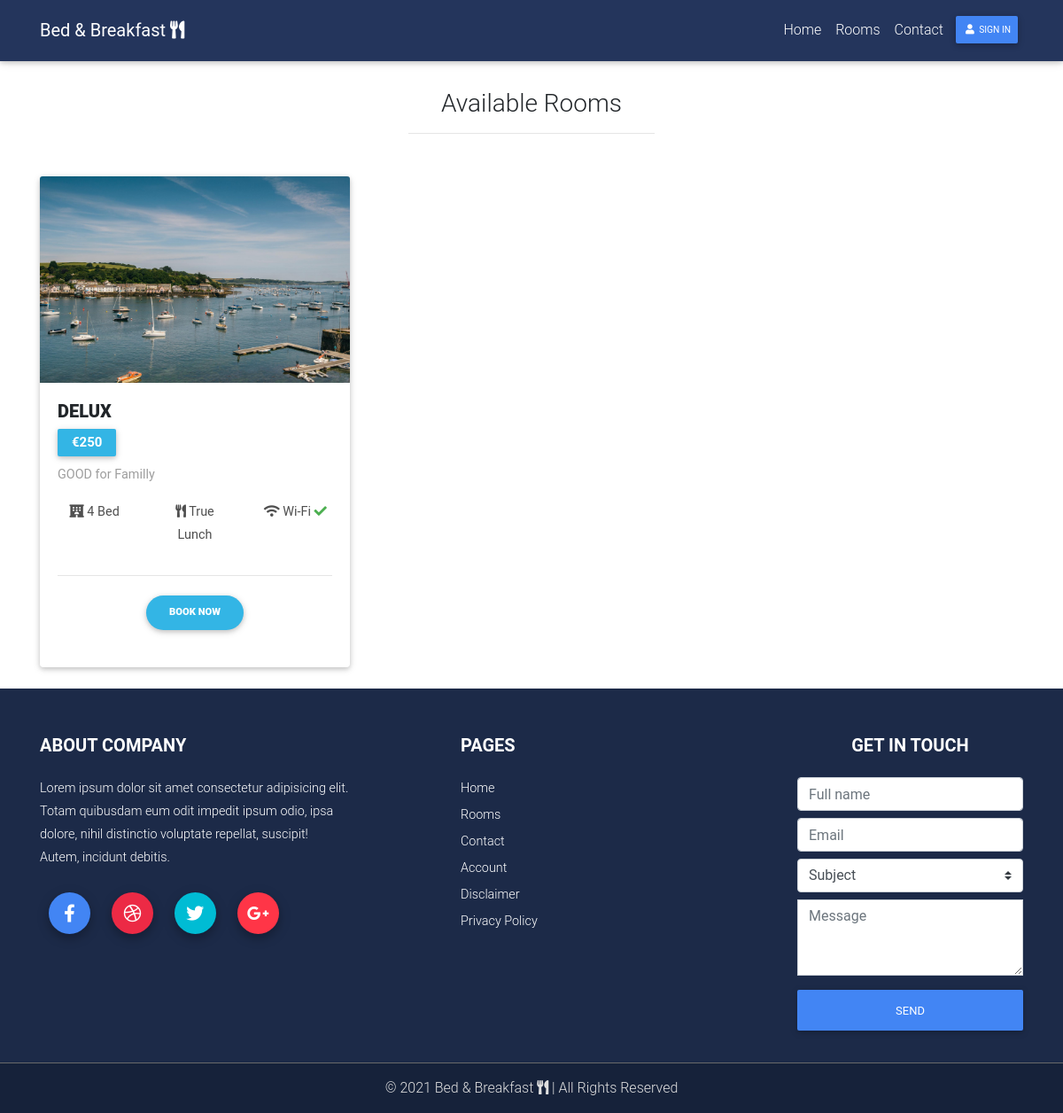
Before: /rooms with the older database file.
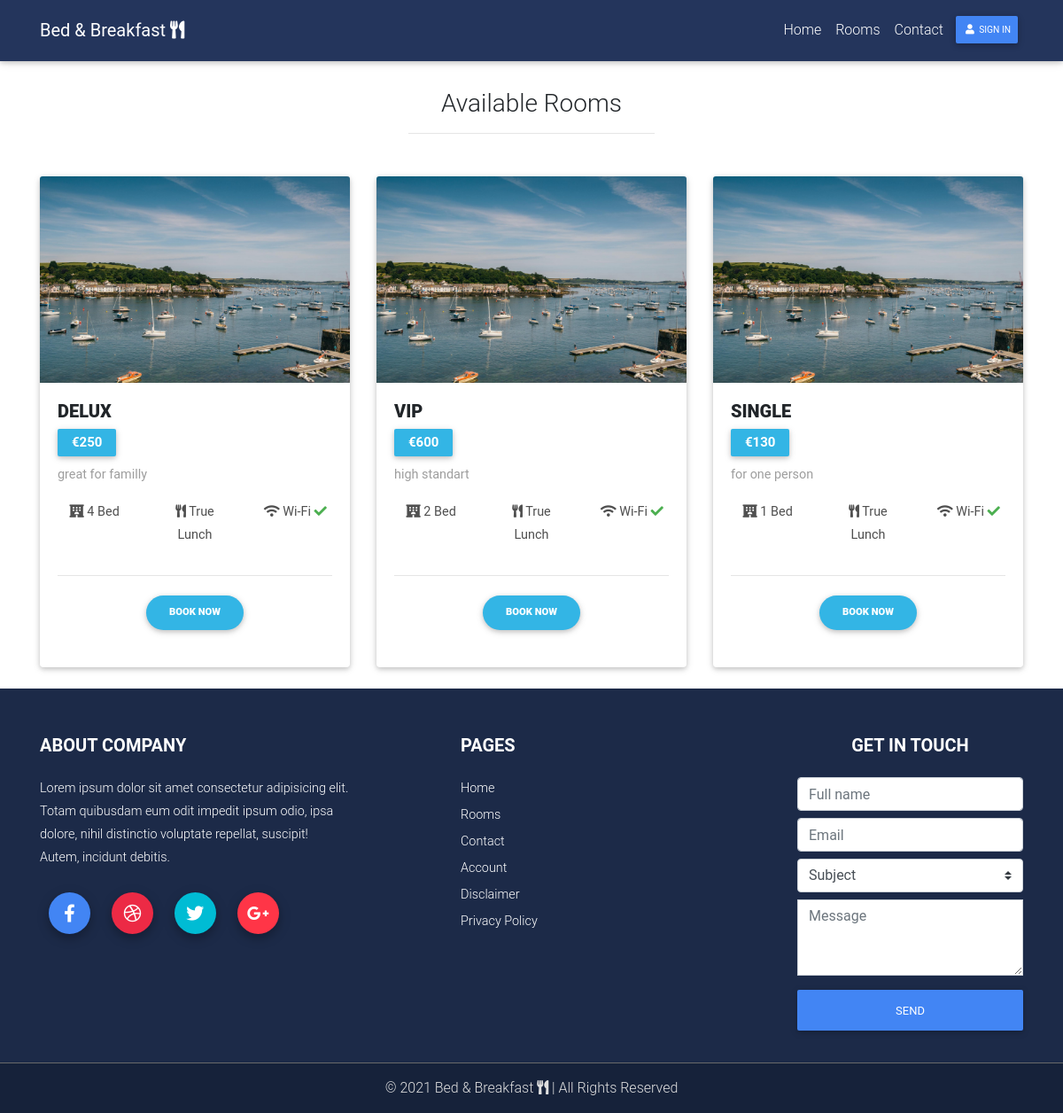
After: the same page with the newer database file.
### src/models.py (models this page shows)
class Rooms(db.Model):
	id = db.Column(db.Integer, primary_key=True)
	title = db.Column(db.String(100))
	description = db.Column(db.Text)
	thumb = db.Column(db.String(225))
	price = db.Column(db.Integer)
	bed = db.Column(db.Integer)
	lunch = db.Column(db.Boolean(), default=False)
	wifi = db.Column(db.Boolean(), default=False)

### src/views.py (the view)
@views.route("/rooms")
def rooms():
	rooms = Rooms.query.all()
	return render_template("rooms.html", user=current_user, room=rooms)

### src/templates/rooms.html (shortened to what this page needs)
{% extends "base.html" %}
{% block content %}
<div class="container" style="margin-top: 100px;">
   <h3 class="text-center">Available Rooms</h3>
   <hr class="mx-auto w-25 mb-5">
   <div class="row">
   {% for data in room %}
   <div class="col-md-6 col-lg-4">
      <div class="card card-personal mb-4">
         <div class="view overlay">
            <img class="card-img-top" src="{{ url_for('static', filename='img/room1.jpg') }}">
         </div>
         <div class="card-body">
               <h5 class="font-weight-bold text-uppercase">
                  <strong>{{ data.title }}</strong>
               </h5>
            <span class="badge badge-info px-3 py-2" style="font-size: 15px;">&euro;{{ data.price }}</span>
            <p class="grey-text mt-2">{{ data.description|truncate(85) }}</p>
            <div class="row">
               <div class="col-lg-4 col-md-12 text-center">
                  <p class="dark-grey-text">
                     <i class="fas fa-hotel dark-grey-text" aria-hidden="true"></i> {{ data.bed }} Bed
                  </p>
               </div>
               <div class="col-lg-4 col-md-12 text-center">
                  <p class="dark-grey-text">
                     <i class="fas fa-utensils dark-grey-text" aria-hidden="true"></i> {{ data.lunch }} Lunch
                  </p>
               </div>
               <div class="col-lg-4 col-md-12 text-center">
                  <p class="dark-grey-text">
                     {% if data.wifi == 1 %}
                     <i class="fas fa-wifi dark-grey-text"></i> Wi-Fi <i class="fas fa-check green-text"></i>
                     {% else %}
                     <i class="fas fa-wifi dark-grey-text"></i> Wi-Fi <i class="fas fa-times red-text"></i>
                     {% endif %}
                  </p>
               </div>
            </div>
            <hr>
            <div class="col-12 text-center">
               <form action="{{ url_for('views.room_book') }}" method="GET">
                  <button type="submit" class="btn btn-info btn-md font-weight-bold btn-rounded waves-effect waves-light">
                     <strong>Book Now</strong>
                  </button>
               </form>
            </div>
         </div>
      </div>
   </div>
   {% endfor %}
   </div>
   </div>
   {% endblock content %}

### src/templates/base.html (shortened to what this page needs)
<!DOCTYPE html>
<html lang="en">
<head>
<link rel="stylesheet" href="https://use.fontawesome.com/releases/v5.8.1/css/all.css">
<link href="{{ url_for('static', filename='css/bootstrap.min.css') }}" rel="stylesheet">
<link href="{{ url_for('static', filename='css/materialUI.css') }}" rel="stylesheet">
<link href="{{ url_for('static', filename='css/style.css') }}" rel="stylesheet">
</head>
<body class="intro-page transport-lp">
{% block content %}
{% endblock content %}
<footer class="page-footer mdb-color darken-3 text-center text-md-left pt-5">
    <div class="container mb-3">
        <div class="row">
          <div class="col-md-4 mt-1 mb-1 wow fadeIn" data-wow-delay="0.3s">
            <h5 class="title mb-4 font-weight-bold">ABOUT COMPANY</h5>
            <p>Lorem ipsum dolor sit amet consectetur adipisicing elit. Totam quibusdam eum odit impedit ipsum odio, ipsa dolore, nihil distinctio voluptate repellat, suscipit! Autem, incidunt debitis.</p>
            <div class="footer-socials mt-2">
              <a type="button" class="btn-floating  btn-primary"><i class="fab fa-facebook-f"></i></a>
              <a type="button" class="btn-floating  btn-danger-2"><i class="fab fa-dribbble"></i></a>
              <a type="button" class="btn-floating  btn-cyan"><i class="fab fa-twitter"></i></a>
              <a type="button" class="btn-floating  btn-danger"><i class="fab fa-google-plus-g"></i></a>
            </div>
          </div>
          <div class="col-lg-3 ml-lg-auto col-md-4 mt-1 mb-1 wow fadeIn" data-wow-delay="0.3s">
            <h5 class="text-uppercase mb-4 font-weight-bold">Pages</h5>
            <p class="mb-1"><a href="#">Home</a></p>
            <p class="mb-1"><a href="#">Rooms</a></p>
            <p class="mb-1"><a href="#">Contact</a></p>
            <p class="mb-1"><a href="#">Account</a></p>
            <p class="mb-1"><a href="#">Disclaimer</a></p>
            <p class="mb-1"><a href="#">Privacy Policy</a></p>
          </div>
          <div class="col-lg-3 ml-lg-auto col-md-4 mt-1 mb-1 wow fadeIn" data-wow-delay="0.3s">
            <h5 class="text-uppercase mb-4 font-weight-bold text-center" id="footer_form_title">Get in Touch</h5>
            <form id="footer_form">
              <input type="text" id="full_name" name="full_name" class="form-control mb-2" id="email" name="email" placeholder="Full name" required>
              <input type="email" id="email" name="email" class="form-control mb-2" placeholder="Email" required>
                  <select name="subject" id="subject" class="browser-default custom-select mb-2" required>
                      <option disabled selected>Subject</option>
                  </select>
                <div class="form-group">
                      <textarea class="form-control rounded-0" id="message" name="message" rows="3" placeholder="Message" required></textarea>
                </div>
                <button type="submit" id="footer_form_btn" name="submit" class="btn btn-primary btn-block">Send</button>
            </form>
          </div>
        </div>
      </div>
  <hr style="background: #757575; margin: 0;">
      <div class="footer-copyright py-3 text-center">
        <div class="container-fluid text-light">&copy; 2021 Bed & Breakfast <i class="fas fa-utensils"></i> | All Rights Reserved</div>
      </div>
    </footer>
</body>
</html>

### src/templates/navbar.html (shortened to what this page needs)
<nav class="navbar fixed-top navbar-expand-lg navbar-dark scrolling-navbar">
  <div class="container">
    <a class="navbar-brand" href="#"><strong>Bed &amp; Breakfast <i class="fas fa-utensils"></i></strong></a>
    <div class="collapse navbar-collapse" id="navbarMenu">
      <ul class="navbar-nav ml-auto smooth-scroll">
{% if user.is_authenticated %}
        <li class="nav-item">
          <a class="nav-link" href="{{ url_for('views.home') }}">Home</a>
        </li>
        <li class="nav-item">
          <a class="nav-link" href="{{ url_for('views.rooms') }}">Rooms</a>
        </li>
        <li class="nav-item">
          <a class="nav-link" href="{{ url_for('views.contact') }}">Contact</a>
        </li>
        <li class="nav-item avatar">
          <a class="nav-link p-0 ml-5" href="{{ url_for('views.user_dashboard') }}" title="Profile">
            <span class="yellow-text">Hi, </span>{{ user.fname }}
            <img src="{{ url_for('static', filename='img/user_avatars/') }}{{ user.avatar }}" class="rounded-circle z-depth-0" height="40">
          </a>
        </li>
        <li class="nav-item ml-3 mt-2"><a href="{{ url_for('auth.logout') }}" class="text-white" title="Logout"><i class="fas fa-sign-out-alt fa-lg"></i></a></li>
{% else %}
        <li class="nav-item">
          <a class="nav-link" href="{{ url_for('views.home') }}">Home</a>
        </li>
        <li class="nav-item">
          <a class="nav-link" href="{{ url_for('views.rooms') }}">Rooms</a>
        </li>
        <li class="nav-item">
          <a class="nav-link" href="{{ url_for('views.contact') }}">Contact</a>
        </li>
        <li class="nav-item">
          <a class="nav-link btn btn-primary btn-sm" href="{{ url_for('auth.login') }}"><i class="fas fa-user"></i> Sign in</a>
        </li>
{% endif %}
      </ul>
    </div>
  </div>
</nav>

### src/static/css/style.css (style rules this page uses)
html, body, header, .jarallax { height: 100%; }

Changed rows visible on the page:
changed Rooms "DELUX": description "GOOD for Familly" → "great for familly"
added Rooms: title "VIP", price "600", description "high standart", bed "2", lunch "True", wifi True (drawn)
added Rooms: title "SINGLE", price "130", description "for one person", bed "1", lunch "True", wifi True (drawn)
